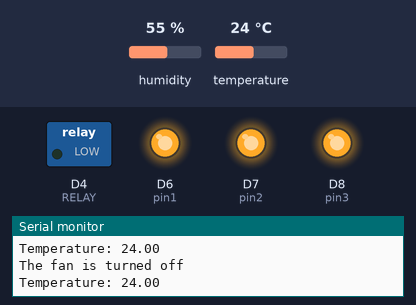
Simulated run of this sketch. Board: ESP8266 (NodeMCU). Parts: switched loads named in the sketch (green lamp = pin HIGH), output pins drawn as LEDs (lit = HIGH), the last lines printed to the serial monitor. The test bench sets the inputs (shaded band); at power-on: temperature 24 °C, humidity 55 %.

Above: at 4.8 s.
4.9 s: temperature set to 29 °C
7.9 s: temperature set to 32 °C
At 8.5 s:
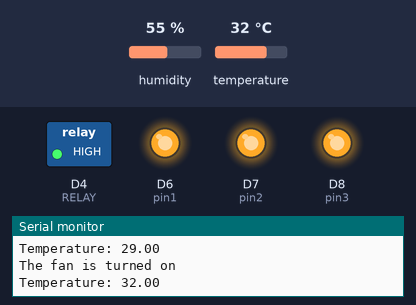
10.9 s: temperature set to 12 °C
At 13.3 s:
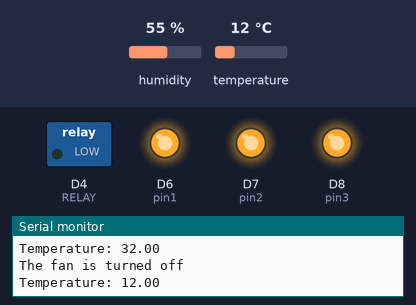
13.9 s: temperature set to 33 °C
At 14.5 s:
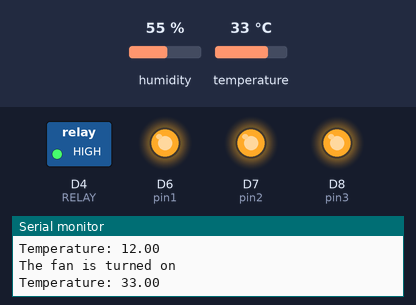
Timing chart, 0 to 16.9 s (numbered marks = the images above; inputs shaded):
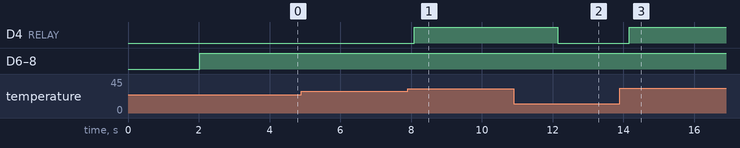

The sketch:

susahcuy.ino
```cpp
#include <DHT.h>
#include <Blynk.h>
#define DHTPIN D2
#define DHTTYPE DHT11
#define RELAY D4


DHT dht(DHTPIN, DHTTYPE);

int pin1 = D6;
int pin2 = D7;
int pin3 = D8;

void setup() {
  Serial.begin(9600);
  dht.begin();

  pinMode(pin1, OUTPUT);
  pinMode(pin2, OUTPUT);
  pinMode(pin3, OUTPUT);

  pinMode(RELAY, OUTPUT);
}

void loop() {
  delay(2000);
  float temperature = dht.readTemperature();

  if (temperature > 30) {
    digitalWrite(RELAY, HIGH);
    Serial.println("The fan is turned on");

  } else {
    digitalWrite(RELAY, LOW);
    Serial.println("The fan is turned off");
  }

  Serial.print("Temperature: ");
  Serial.println(temperature);

  digitalWrite(pin1, HIGH);   // turn the LED on (HIGH is the voltage level)
  digitalWrite(pin2, HIGH);   // turn the LED on (HIGH is the voltage level)
  digitalWrite(pin3, HIGH);   // turn the LED on (HIGH is the voltage level)
}
```

Measured:
- the behaviour switches between 30 and 31 °C on temperature (found by bisection; images 0 and 1)
- after the input at 7.9 s, D4 (RELAY): LOW → HIGH after 0.19 s
- after the input at 10.9 s, D4 (RELAY): HIGH → LOW after 1.2 s
- after the input at 13.9 s, D4 (RELAY): LOW → HIGH after 0.26 s
